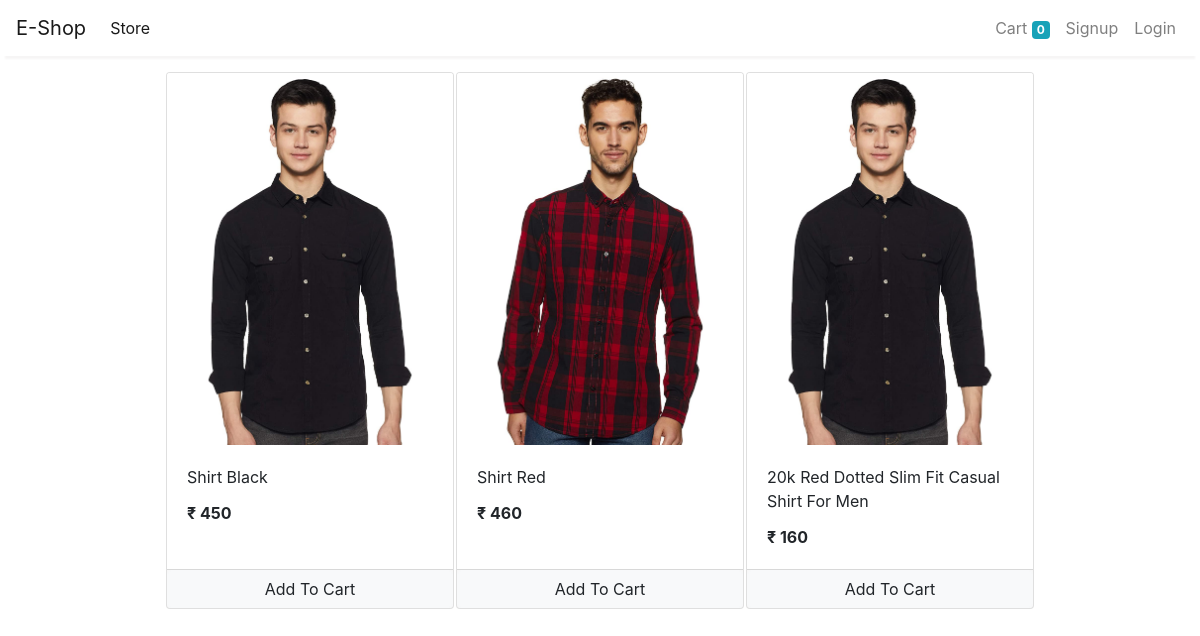
The app's page /store with its own data.
### store/models/product.py (models this page shows, shortened)
class Product(models.Model):
    name = models.CharField(max_length=50)
    price = models.IntegerField(default=0)
    category = models.ForeignKey(Category, on_delete=models.CASCADE, default=1)
    description = models.CharField(max_length=200, default='' , null=True , blank=True)
    image = models.ImageField(upload_to='uploads/products/')
    @staticmethod
    def get_all_products():
        return Product.objects.all()

### store/views/home.py (the view)
# urls.py: path('' , include('store.urls'))
def store(request):
    cart = request.session.get('cart')
    if not cart:
        request.session['cart'] = {}
    products = None
    categories = Category.get_all_categories()
    categoryID = request.GET.get('category')
    if categoryID:
        products = Product.get_all_products_by_categoryid(categoryID)
    else:
        products = Product.get_all_products();
    data = {}
    data['products'] = products
    data['categories'] = categories
    print('you are : ', request.session.get('email'))
    return render(request, 'index.html', data)

### store/models/category.py (called while the page is built)
    @staticmethod
    def get_all_categories():
        return Category.objects.all()

### store/templatetags/cart.py (called while the page is built)
@register.filter(name='is_in_cart')
def is_in_cart(product  , cart):
    keys = cart.keys()
    for id in keys:
        if int(id) == product.id:
            return True
    return False;

### store/templatetags/custom_filter.py (called while the page is built)
@register.filter(name='currency')
def currency(number):
    return "₹ "+str(number)

### store/templates/index.html (shortened to what this page needs)
{% extends 'base.html' %}
{% block content %}
{% load cart %}
{% load custom_filter %}
<div class="container-fluid mt-3">
	<div class="row">
		<div id='products' class="col-lg-9 mx-auto">
			<div class="row mx-auto">
				{% for product in products %}
				<div class="card mx-auto mb-3" id={{product.id}} style="width: 18rem;">
					<img class="card-img-top" src="{{product.image.url}}" alt="Card image cap">
					<div class="card-body">
						<p class="card-title">{{product.name}}</p>
						<p class="card-text"><b>{{product.price|currency}}</b></p>
					</div>
					<div class="card-footer p-0 no-gutters">
						{% if product|is_in_cart:request.session.cart %}
						<div class="row no-gutters">
							<form action="/#{{product.id}}" class="col-2 " method="post">
								{% csrf_token %}
								<input hidden type="text" name='product' value='{{product.id}}'>
								<input hidden type="text" name='remove' value='True'>
								<input type="submit" value=" - " class="btn btn-block btn-light border-right">
							</form>
							<div class="text-center col">{{product|cart_quantity:request.session.cart}} in Cart</div>
							<form action="/#{{product.id}}" class="col-2 " method="post">
								{% csrf_token %}
								<input hidden type="text" name='product' value='{{product.id}}'>
								<input type="submit" value=" + " class="btn btn-block btn-light border-left">
							</form>
						</div>
						{% else %}
						<form action="/#{{product.id}}" method="POST" class="btn-block">
							<input type="submit" class="float-right btn btn-light  form-control"
								value="Add To Cart">
						</form>
						{% endif %}
					</div>
				</div>
				{% endfor %}
			</div>
		</div>
	</div>
</div>
{% endblock %}

### records on screen
Product: {{ product.id }} 1 (drawn), image (picture), name "Shirt Black", price "₹ 450"
Product: image (picture), name "Shirt Red", price "₹ 460"
Product: image (picture), name "20k Red Dotted Slim Fit Casual Shirt For Men", price "₹ 160"

### other values on screen
{{ request.session.cart.keys|length }} "0"
